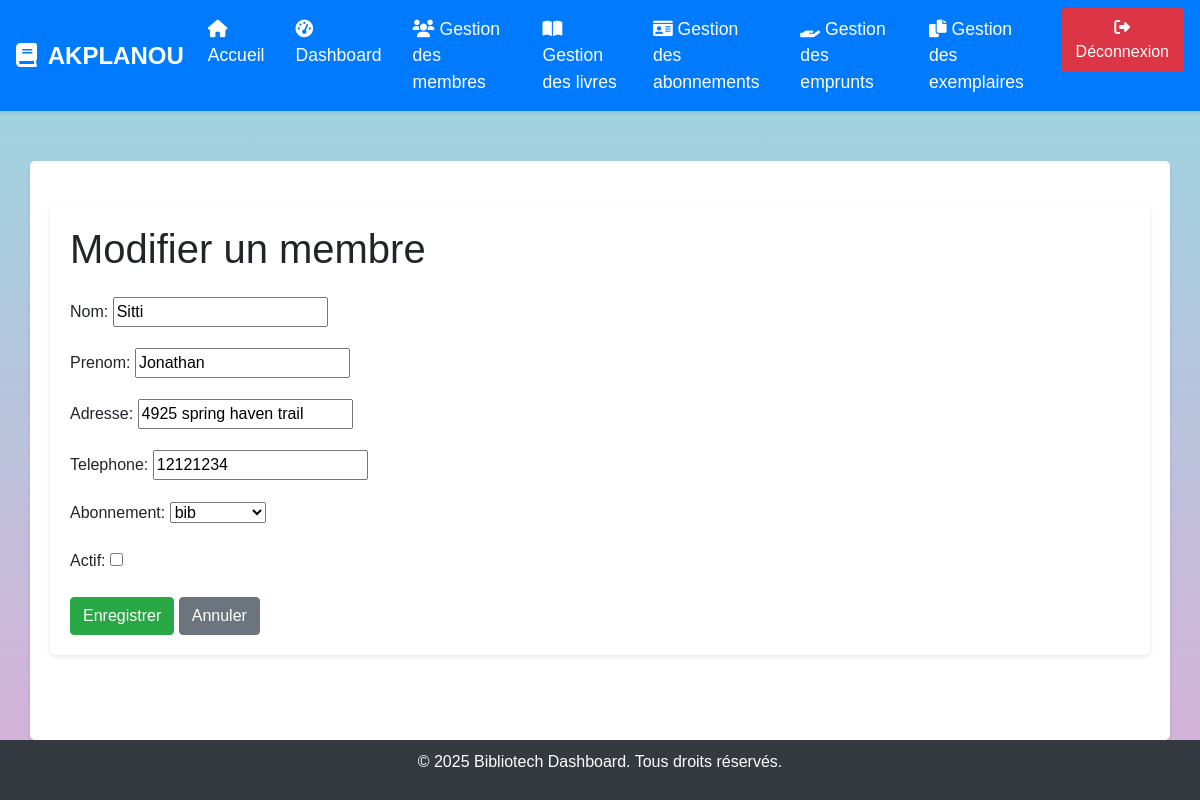
The app's page /modifier_membre/1/, older data.
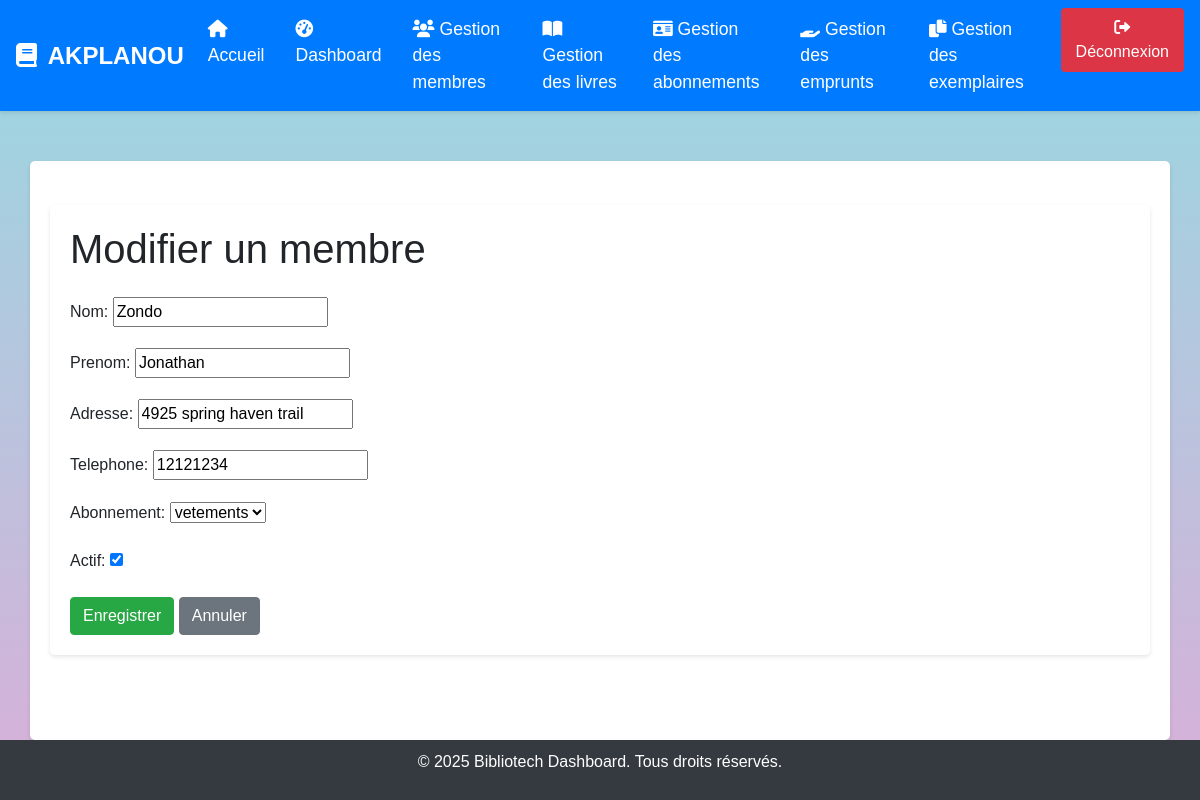
The same page, newer data.
### gestion/models.py (models this page shows, shortened)
class Membre(models.Model):
    nom = models.CharField(max_length=100)
    prenom = models.CharField(max_length=100)
    adresse = models.CharField(max_length=200)
    telephone = models.CharField(max_length=20)
    abonnement = models.ForeignKey(Abonnement, on_delete=models.CASCADE)
    actif = models.BooleanField(default=True)
    date_inscription = models.DateField(auto_now_add=True)
    date_expiration = models.DateField(null=True, blank=True)

### gestion/views.py (the view)
# urls.py: path('modifier_membre/<int:membre_id>/', views.modifier_membre_view, name='modifier_membre'),
def modifier_membre_view(request, membre_id):
    membre = get_object_or_404(Membre, id=membre_id)
    if request.method == 'POST':
        form = MembreForm(request.POST, instance=membre)
        if form.is_valid():
            form.save()
            return redirect('gestion_membres')
    else:
        form = MembreForm(instance=membre)
    return render(request, 'gestion/modifier_membre.html', {'form': form})

### gestion/forms.py
class MembreForm(forms.ModelForm):
    class Meta:
        model = Membre
        fields = ['nom', 'prenom', 'adresse', 'telephone', 'abonnement', 'actif']
    def __init__(self, *args, **kwargs):
        super(MembreForm, self).__init__(*args, **kwargs)
        self.fields['abonnement'].queryset = Abonnement.objects.all()

### gestion/models.py (called while the page is built)
    def __str__(self):
        return self.libelle

### gestion/templates/gestion/modifier_membre.html (shortened to what this page needs)
{% extends "gestion/base.html" %}
{% block content %}
<div class="container mt-4">
    <h1 class="mb-4">Modifier un membre</h1>
    <form method="post">
        {{ form.as_p }}
        <button type="submit" class="btn btn-success">Enregistrer</button>
        <a href="{% url 'liste_membres' %}" class="btn btn-secondary">Annuler</a>
    </form>
</div>
{% endblock %}

Row changes from the older to the newer data that the page shows:
changed Membre "Jonathan": nom "Sitti" → "Zondo"; abonnement "bib" → "vetements"; actif "☐" → "☑"
